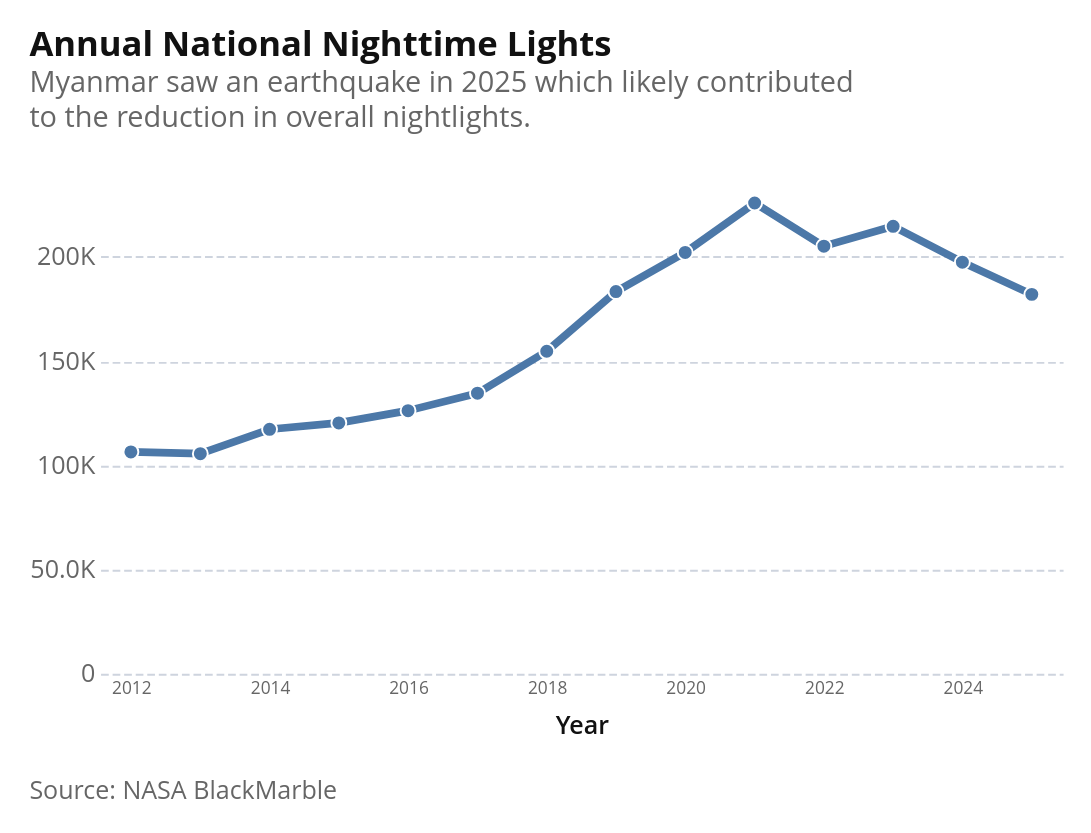

Notebook source saved alongside this figure:
### Markdown cell above
### 1.1 Annual Trends in Nightlights

### Code cell
# Fig 1.1: Annual Trends in Nightlights
chart = (
    alt.Chart(ntl_annual_adm0)
    .mark_line(point=True)
    .encode(
        x=alt.X(
            "date:T",
            title="Year",
            axis=alt.Axis(
                format="%Y", labelFontSize=9, tickCount={"interval": "year", "step": 2}
            ),
            scale=alt.Scale(nice=False, padding=16),
        ),
        y=alt.Y(
            "ntl_sum:Q",
            title="",
            axis=alt.Axis(labelExpr=az.vega_scale_labelExpr()),
        ),
        tooltip=[
            alt.Tooltip("year(date):T", title="Year", format="%Y"),
            alt.Tooltip("ntl_sum:Q", format=",.0f", title="NTL Sum"),
        ],
    )
    .properties(
        width=500,
        height=260,
        title=alt.Title(
            text="Annual National Nighttime Lights",
            subtitle=[
                "Myanmar saw an earthquake in 2025 which likely contributed",
                "to the reduction in overall nightlights.",
            ],
        ),
    )
)
az.add_caption(chart, "Source: NASA BlackMarble")

### Figure 1 — Vega-Lite specification as saved in the notebook (floating-point values rounded to 4 significant figures)
{"config": {"background": "white", "padding": 15, "mark": {"tooltip": true}, "point": {"filled": true, "size": 60, "stroke": "white", "strokeWidth": 1}, "circle": {"filled": true, "stroke": "white", "strokeWidth": 1}, "square": {"filled": true, "stroke": "white", "strokeWidth": 1}, "line": {"strokeWidth": 4, "strokeCap": "round", "strokeJoin": "round"}, "bar": {"cornerRadiusEnd": 0}, "area": {"opacity": 0.7}, "arc": {"stroke": "white", "strokeWidth": 1}, "rect": {"stroke": "#8A969F", "strokeWidth": 0.5}, "geoshape": {"stroke": "#666666", "strokeWidth": 0.3, "strokeJoin": "round", "strokeCap": "round"}, "title": {"font": "Open Sans, sans-serif", "fontSize": 18, "fontWeight": 700, "lineHeight": 22, "color": "#111111", "anchor": "start", "offset": 21, "subtitleFont": "Open Sans, sans-serif", "subtitleFontSize": 15, "subtitleFontWeight": 400, "subtitleLineHeight": 18, "subtitleColor": "#666666", "subtitlePadding": 3}, "axis": {"domain": false, "grid": true, "gridColor": "#CED4DE", "gridDash": [4, 2], "gridWidth": 1, "labelFont": "Open Sans, sans-serif", "labelFontSize": 13, "labelFontWeight": 400, "labelColor": "#666666", "labelPadding": 3, "tickColor": "#CED4DE", "tickSize": 5, "tickCount": 5, "titleFont": "Open Sans, sans-serif", "titleFontSize": 13, "titleFontWeight": 600, "titleColor": "#111111", "titlePadding": 9}, "axisX": {"grid": false, "tickSize": 0, "labelAngle": 0}, "axisY": {"domain": false, "ticks": false, "gridColor": "#CED4DE", "gridDash": [4, 2], "gridWidth": 1}, "axisQuantitative": {"tickCount": 5}, "axisBand": {"labelPadding": 6, "tickSize": 0}, "axisTemporal": {"grid": false}, "legend": {"labelFont": "Open Sans, sans-serif", "labelFontSize": 13, "labelFontWeight": 600, "labelColor": "#111111", "titleFont": "Open Sans, sans-serif", "titleFontSize": 13, "titleFontWeight": 600, "titleColor": "#111111", "titlePadding": 3, "symbolSize": 196, "symbolStrokeWidth": 0, "padding": 15, "offset": 21, "columnPadding": 21, "orient": "bottom", "labelLimit": 200, "titleLimit": 200}, "view": {"stroke": null, "continuousWidth": 600, "continuousHeight": 400}, "range": {"category": ["#34A7F2", "#FF9800", "#664AB6", "#4EC2C0", "#F3578E", "#081079", "#0C7C68", "#AA0000", "#DDDA21"], "diverging": ["#920000", "#BD6126", "#E3A763", "#EFEFEF", "#80BDE7", "#3587C3", "#025288"], "heatmap": ["#E3F6FD", "#75CCEC", "#089BD4", "#0169A1", "#023B6F"], "ordinal": ["#E3F6FD", "#75CCEC", "#089BD4", "#0169A1", "#023B6F"], "ramp": ["#E3F6FD", "#75CCEC", "#089BD4", "#0169A1", "#023B6F"]}, "scale": {"bandPaddingInner": 0.2, "bandPaddingOuter": 0.1, "pointPadding": 0.5}, "header": {"labelFont": "Open Sans, sans-serif", "labelFontSize": 13, "labelFontWeight": 600, "labelColor": "#111111", "titleFont": "Open Sans, sans-serif", "titleFontSize": 15, "titleFontWeight": 600, "titleColor": "#111111"}, "concat": {"spacing": 18}, "facet": {"spacing": 18}, "selection": {"point": {"on": "click", "clear": "dblclick"}, "interval": {"mark": {"fill": "#0071BC", "fillOpacity": 0.15, "stroke": "#0071BC", "strokeWidth": 1}}}}, "vconcat": [{"mark": {"type": "line", "point": true}, "encoding": {"tooltip": [{"field": "date", "format": "%Y", "timeUnit": "year", "title": "Year", "type": "temporal"}, {"field": "ntl_sum", "format": ",.0f", "title": "NTL Sum", "type": "quantitative"}], "x": {"axis": {"format": "%Y", "labelFontSize": 9, "tickCount": {"interval": "year", "step": 2}}, "field": "date", "scale": {"nice": false, "padding": 16}, "title": "Year", "type": "temporal"}, "y": {"axis": {"labelExpr": "datum.value === 0 ? '0' : abs(datum.value) >= 1e9 ? (abs(datum.value/1e9) >= 100 ? '' + format(datum.value/1e9, ',.0f') + 'B' : abs(datum.value/1e9) >= 1 ? '' + format(datum.value/1e9, ',.1f') + 'B' : '' + format(datum.value/1e9, ',.2f') + 'B') : abs(datum.value) >= 1e6 ? (abs(datum.value/1e6) >= 100 ? '' + format(datum.value/1e6, ',.0f') + 'M' : abs(datum.value/1e6) >= 1 ? '' + format(datum.value/1e6, ',.1f') + 'M' : '' + format(datum.value/1e6, ',.2f') + 'M') : abs(datum.value) >= 1e4 ? (abs(datum.value/1e3) >= 100 ? '' + format(datum.value/1e3, ',.0f') + 'K' : abs(datum.value/1e3) >= 1 ? '' + format(datum.value/1e3, ',.1f') + 'K' : '' + format(datum.value/1e3, ',.2f') + 'K') : (abs(datum.value) >= 100 ? '' + format(datum.value, ',.0f') + '' : abs(datum.value) >= 1 ? '' + format(datum.value, ',.1f') + '' : '' + format(datum.value, ',.2f') + '')"}, "field": "ntl_sum", "title": "", "type": "quantitative"}}, "height": 260, "title": {"text": "Annual National Nighttime Lights", "subtitle": ["Myanmar saw an earthquake in 2025 which likely contributed", "to the reduction in overall nightlights."]}, "width": 500}], "data": {"name": "data-37a012f5b915861b3a85b628b384359b"}, "title": {"text": "Source: NASA BlackMarble", "anchor": "start", "color": "#666666", "font": "Open Sans, sans-serif", "fontSize": 13, "fontWeight": 400, "lineHeight": 20, "offset": 21, "orient": "bottom"}, "$schema": "https://vega.github.io/schema/vega-lite/v6.1.0.json", "datasets": {"data-37a012f5b915861b3a85b628b384359b": [{"ADM0_EN": "Myanmar", "ADM0_PCODE": "MMR", "date": "2012-01-01T00:00:00", "ntl_valid_pixels": 3350000.0, "ntl_sum": 106400.0, "ntl_mean": 0.03175, "ntl_ind_5km_sum": 33620.0, "ntl_noind_5km_sum": 75560.0, "ntl_ind_10km_sum": 47510.0, "ntl_noind_10km_sum": 60920.0}, {"ADM0_EN": "Myanmar", "ADM0_PCODE": "MMR", "date": "2013-01-01T00:00:00", "ntl_valid_pixels": 3350000.0, "ntl_sum": 105500.0, "ntl_mean": 0.03151, "ntl_ind_5km_sum": 35540.0, "ntl_noind_5km_sum": 72990.0, "ntl_ind_10km_sum": 49730.0, "ntl_noind_10km_sum": 57920.0}, {"ADM0_EN": "Myanmar", "ADM0_PCODE": "MMR", "date": "2014-01-01T00:00:00", "ntl_valid_pixels": 3350000.0, "ntl_sum": 117200.0, "ntl_mean": 0.035, "ntl_ind_5km_sum": 41320.0, "ntl_noind_5km_sum": 79360.0, "ntl_ind_10km_sum": 57180.0, "ntl_noind_10km_sum": 62410.0}, {"ADM0_EN": "Myanmar", "ADM0_PCODE": "MMR", "date": "2015-01-01T00:00:00", "ntl_valid_pixels": 3350000.0, "ntl_sum": 120300.0, "ntl_mean": 0.03591, "ntl_ind_5km_sum": 44420.0, "ntl_noind_5km_sum": 79360.0, "ntl_ind_10km_sum": 60610.0, "ntl_noind_10km_sum": 62040.0}, {"ADM0_EN": "Myanmar", "ADM0_PCODE": "MMR", "date": "2016-01-01T00:00:00", "ntl_valid_pixels": 3350000.0, "ntl_sum": 126200.0, "ntl_mean": 0.03767, "ntl_ind_5km_sum": 48000.0, "ntl_noind_5km_sum": 81840.0, "ntl_ind_10km_sum": 65080.0, "ntl_noind_10km_sum": 63510.0}, {"ADM0_EN": "Myanmar", "ADM0_PCODE": "MMR", "date": "2017-01-01T00:00:00", "ntl_valid_pixels": 3350000.0, "ntl_sum": 134500.0, "ntl_mean": 0.04016, "ntl_ind_5km_sum": 51960.0, "ntl_noind_5km_sum": 86690.0, "ntl_ind_10km_sum": 70860.0, "ntl_noind_10km_sum": 66260.0}, {"ADM0_EN": "Myanmar", "ADM0_PCODE": "MMR", "date": "2018-01-01T00:00:00", "ntl_valid_pixels": 3350000.0, "ntl_sum": 154700.0, "ntl_mean": 0.04617, "ntl_ind_5km_sum": 60330.0, "ntl_noind_5km_sum": 99020.0, "ntl_ind_10km_sum": 82240.0, "ntl_noind_10km_sum": 75330.0}, {"ADM0_EN": "Myanmar", "ADM0_PCODE": "MMR", "date": "2019-01-01T00:00:00", "ntl_valid_pixels": 3350000.0, "ntl_sum": 183300.0, "ntl_mean": 0.05471, "ntl_ind_5km_sum": 71730.0, "ntl_noind_5km_sum": 117300.0, "ntl_ind_10km_sum": 98630.0, "ntl_noind_10km_sum": 88110.0}, {"ADM0_EN": "Myanmar", "ADM0_PCODE": "MMR", "date": "2020-01-01T00:00:00", "ntl_valid_pixels": 3350000.0, "ntl_sum": 202000.0, "ntl_mean": 0.06032, "ntl_ind_5km_sum": 79350.0, "ntl_noind_5km_sum": 128800.0, "ntl_ind_10km_sum": 110100.0, "ntl_noind_10km_sum": 95730.0}, {"ADM0_EN": "Myanmar", "ADM0_PCODE": "MMR", "date": "2021-01-01T00:00:00", "ntl_valid_pixels": 3350000.0, "ntl_sum": 225700.0, "ntl_mean": 0.06739, "ntl_ind_5km_sum": 84490.0, "ntl_noind_5km_sum": 147800.0, "ntl_ind_10km_sum": 118700.0, "ntl_noind_10km_sum": 111300.0}, {"ADM0_EN": "Myanmar", "ADM0_PCODE": "MMR", "date": "2022-01-01T00:00:00", "ntl_valid_pixels": 3350000.0, "ntl_sum": 205000.0, "ntl_mean": 0.06121, "ntl_ind_5km_sum": 75840.0, "ntl_noind_5km_sum": 135400.0, "ntl_ind_10km_sum": 105800.0, "ntl_noind_10km_sum": 103200.0}, {"ADM0_EN": "Myanmar", "ADM0_PCODE": "MMR", "date": "2023-01-01T00:00:00", "ntl_valid_pixels": 3350000.0, "ntl_sum": 214600.0, "ntl_mean": 0.06405, "ntl_ind_5km_sum": 76840.0, "ntl_noind_5km_sum": 144400.0, "ntl_ind_10km_sum": 107200.0, "ntl_noind_10km_sum": 111400.0}, {"ADM0_EN": "Myanmar", "ADM0_PCODE": "MMR", "date": "2024-01-01T00:00:00", "ntl_valid_pixels": 3350000.0, "ntl_sum": 197400.0, "ntl_mean": 0.05892, "ntl_ind_5km_sum": 76880.0, "ntl_noind_5km_sum": 127000.0, "ntl_ind_10km_sum": 105600.0, "ntl_noind_10km_sum": 95600.0}, {"ADM0_EN": "Myanmar", "ADM0_PCODE": "MMR", "date": "2025-01-01T00:00:00", "ntl_valid_pixels": 3350000.0, "ntl_sum": 181900.0, "ntl_mean": 0.05431, "ntl_ind_5km_sum": 75080.0, "ntl_noind_5km_sum": 112700.0, "ntl_ind_10km_sum": 102500.0, "ntl_noind_10km_sum": 83010.0}]}}
